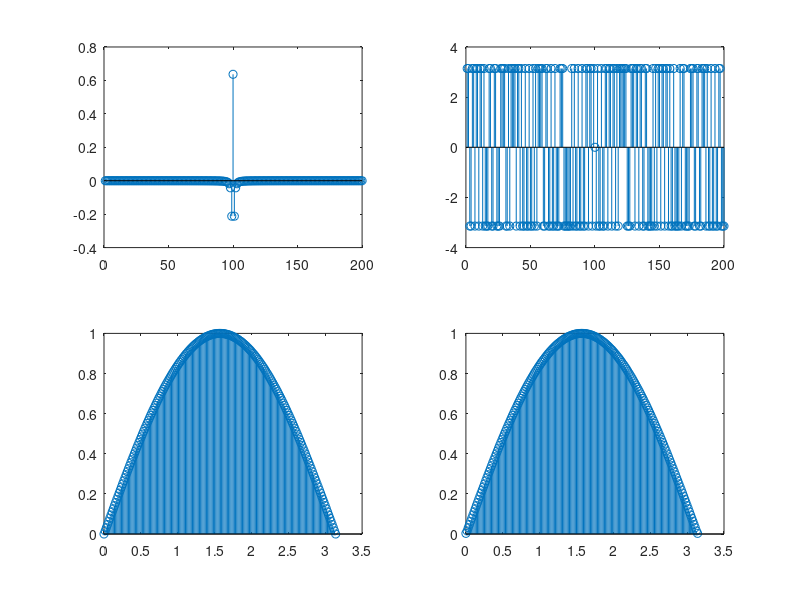

Write the MATLAB code that produced this figure.
clc; 
clear all;
close all;
%w = warning('query','last');
%id = w.identifier;
%warning('off',id);
n=input('Enter choice ');
switch(n)
    case 1
        sig= @(t) exp(-t/2);
        cn=zeros(1,100);

        pn=zeros(1,100);
        for i=1:1:100
            sign= @(t) exp(-t/2).*(exp(-1j*((i-100)*2*t)));
            cn(i)=1*integral(sign,0,pi)/pi;
            pn(i)=angle(cn(i));
        end;
        figure;
        subplot(2,2,1);
        stem(cn);
        xlabel('Coefficients of Cn');
        subplot(2,2,2);
        stem(pn);
        xlabel('Coefficients of theta');
        subplot(2,2,3);
        t=linspace(0,pi,100);
        stem(sig(t));
        xlabel('Function plotted normally');
        subplot(2,2,4);
        g=zeros(1,100);
        for i=1:1:100
            for k=1:1:100
                g(i)=g(i)+(cn(k))*exp(((k-100)*2j*t(i)));
            end;
        end;
        stem(g);
        xlabel('Fourier Summation');
    case 2
        sig= @(t) t/2;
            cn=zeros(1,200);
            pn=zeros(1,200);
            for i=1:1:200
                sign= @(t) (t/2).*(exp(-1j*((i-100)*2*pi*t)));
                cn(i)=integral(sign,0,1);
                pn=angle(cn(i));
            end;
            subplot(2,2,1);
            stem(cn);
       subplot(2,2,2);
        stem(pn);
        xlabel('Coefficients of theta');
        subplot(2,2,3);
        t=linspace(0,1,200);
        stem(sig(t));
        subplot(2,2,4);
        g=zeros(1,200);
        for i=1:1:200
            for k=1:1:200
                g(i)=g(i)+(cn(k))*exp(((k-100)*2*pi*1j*t(i)));
            end;
        end;
        stem(g);
    case 3
        sig1= @(t) (t/t);
        sig2= @(t) -(t/t);
        cn=zeros(1,200);
        pn=zeros(1,200);
        for i=1:1:200
            sign1= @(t) 1.*exp(-1j*((i-100)*pi/2*t));
            sign2= @(t) -1.*exp(-1j*((i-100)*pi/2*t));
            cn(i)=1*(integral(sign1,-1,1)+integral(sign2,1,3))/4;
            pn(i)=angle(cn(i));
        end;

        figure;
        subplot(2,2,1);
        stem(cn);
        xlabel('Coefficients of cn');
        subplot(2,2,2);
        stem(pn);
        xlabel('Coefficients of theta');
        subplot(2,2,3);
        t=linspace(-1,3,200);
        %disp(t);
        res=zeros(1,200);
        for i=1:200
            if(t(i)<=1)
                res(i)=1;
            else
                res(i)=-1;
            end;
        end;
        stem(t,res);
        subplot(2,2,4);
        g=zeros(1,200);
        for i=1:1:200
            for k=1:1:200
                g(i)=g(i)+(cn(k))*exp(((k-100)*pi/2j*t(i)));
            end;
        end;
        stem(t,g);
    case 4
        sig1= @(t) (t);
        sig2= @(t) -(t)+2*pi;
        period=4;
        cn=zeros(1,100);
        pn=zeros(1,100);
        for i=1:1:200
            sign1= @(t) t.*exp(-1j*((i-100)*1*t));
            sign2= @(t) (-t+2*pi).*exp(-1j*((i-100)*1*t));
            cn(i)=1*(integral(sign1,0,pi)+integral(sign2,pi,2*pi))/(2*pi);
            pn(i)=angle(cn(i));
        end;
        figure;
        subplot(2,2,1);
        %stem(an)
        stem(cn);
        subplot(2,2,2);
        %stem(bn);
        stem(pn);
        subplot(2,2,3);
        t=linspace(0,2*pi,200);
        res=zeros(1,200);
        for i=1:200
            if(t(i)<=pi)
                res(i)=sig1(t(i));
            else
                res(i)=sig2(t(i));
            end;
        end;
        stem(t,res);
        subplot(2,2,4);
        g=zeros(1,200);
        for i=1:1:200
            for k=1:1:200
                g(i)=g(i)+(cn(k))*exp(((k-100)*1j*t(i)));
            end;
        end;
        stem(t,g);
   case 5
        sig1= @(t) sin(t);
        period=4;
        a0=(integral(sig1,0,pi))/(pi);
        disp(a0);
        cn=zeros(1,200);
        pn=zeros(1,200);
        for i=1:1:200
            sign1= @(t) sin(t).*exp(-1j*((i-100)*2*t));
            cn(i)=1*(integral(sign1,0,pi))/(pi);
            pn(i)=angle(cn(i));
        end;
        figure;
        subplot(2,2,1);
        %stem(an);
        stem(cn);
        subplot(2,2,2);
        %stem(bn);
        stem(pn);
        subplot(2,2,3);
        t=linspace(0,pi,200);
        stem(t,sig1(t));
        subplot(2,2,4);
        g=zeros(1,200);
        for i=1:1:200
            for k=1:1:200
                 g(i)=g(i)+(cn(k))*exp(((k-100)*2j*t(i)));
            end;
        end;
        stem(t,g);
    case 6
        sig1= @(t) sin(t);
        period=4;
        a0=(integral(sig1,0,pi))/(2*pi);
        disp(a0);
        cn=zeros(1,200);
        pn=zeros(1,200);
        for i=1:1:200
            sign1= @(t) sin(t).*exp(-1j*((i-100)*1*t));
            cn(i)=1*(integral(sign1,0,pi))/(2*pi);
            pn(i)=angle(cn(i));
        end;
        figure;
        subplot(2,2,1);
        %stem(an);
        stem(cn);
        subplot(2,2,2);
        %stem(bn)
        stem(pn);
        subplot(2,2,3);
        t=linspace(0,2*pi,200);
        res=zeros(1,200);
        for i=1:200
            if(t(i)<=pi)
                res(i)=sig1(t(i));
            else
                res(i)=0;
            end;
        end;
        stem(t,res);
        subplot(2,2,4);
        g=zeros(1,200);
        for i=1:1:200
            for k=1:1:200
                g(i)=g(i)+(cn(k)).*exp(((k-100)*1j*t(i)));
            end;
        end;
        stem(t,g);
    case 7
        sig1= @(t) (2/pi)*t;
        cn=zeros(1,200);
        pn=zeros(1,200);
        for i=1:1:200
            sign1= @(t) (2/pi)*(t).*exp(-1j*((i-100)*1*t));
            cn(i)=1*(integral(sign1,-pi,pi))/(2*pi);
            pn=angle(cn(i));
        end;
        figure;
        subplot(2,2,1);
        %stem(an);
        stem(cn);
        subplot(2,2,2);
        %stem(bn);
        stem(pn);
        subplot(2,2,3);
        t=linspace(-pi,pi,200);
        res=zeros(1,200);
        stem(t,sig1(t));
        subplot(2,2,4);
        g=zeros(1,200);
        for i=1:1:200
            for k=1:1:200
                g(i)=g(i)+cn(k).*exp(((k-100)*1j*t(i)));
            end;
        end;
        stem(t,g);
     case 8
        cn=zeros(1,200);
        pn=zeros(1,200);
        for i=1:1:200
            sign1= @(t) 1.*exp(-1j*((i-100)*pi/2*t));
            sign2= @(t) -1.*exp(-1j*((i-100)*pi/2*t)); 
            cn(i)=1*(integral(sign1,-1,1)+integral(sign2,1,3))/(4);
            pn(i)=angle(cn(i));
        end;
        figure;
        subplot(2,2,1);
        stem(cn)
        %stem(an);
        subplot(2,2,2);
        %stem(bn);
        stem(pn);
        subplot(2,2,3);
        t=linspace(-1,3,200);
        res=zeros(1,200);
        for i=1:200
            if(t(i)<=1)
                res(i)=1;
            else
                res(i)=-1;
            end;
        end;
        stem(t,res);
        subplot(2,2,4);
        g=zeros(1,200);
        for i=1:1:200
             for k=1:1:200
                g(i)=g(i)+cn(k).*exp(((k-100)*pi/2j*t(i)));
            end;
        end;
        stem(t,g);
      case 9
        cn=zeros(1,100);
        pn=zeros(1,100);
        for i=1:1:200
            sign1= @(t) 1.*exp(-1j*((i-100)*1*t)); 
            cn(i)=1*(integral(sign1,-pi/2,pi/2))/(2*pi);
            pn(i)=angle(cn(i));
        end;
        figure;
        subplot(2,2,1);
        %stem(an);
        stem(cn);
        subplot(2,2,2);
        %stem(bn);
        stem(pn);
        subplot(2,2,3);
        t=linspace(-pi,pi,200);
        res=zeros(1,200);
        for i=1:200
            if(t(i)<=-pi/2||t(i)>pi/2)
                res(i)=0;
            else
                res(i)=1;
            end;
        end;
        stem(t,res);
        subplot(2,2,4);
        g=zeros(1,200);
        for i=1:1:200
            for k=1:1:200
                g(i)=g(i)+cn(k).*exp(((k-100)*1j*t(i)));
            end;
        end;
        stem(t,g);
end;